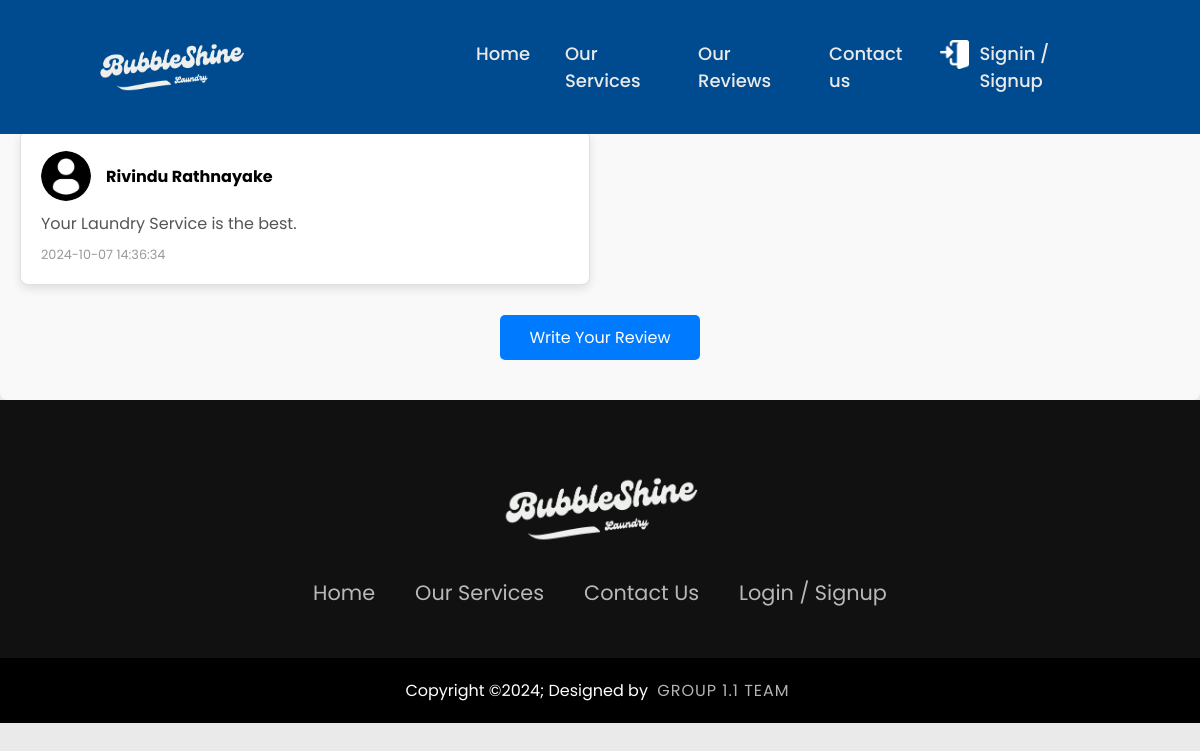
Page /reviews/reviews.php on the committed database.
### tables this page shows
CREATE TABLE IF NOT EXISTS `reviews` (
  `review_id` int NOT NULL AUTO_INCREMENT,
  `user_id` int NOT NULL,
  `user_name` varchar(255) NOT NULL,
  `review` text NOT NULL,
  `review_date` timestamp NOT NULL DEFAULT CURRENT_TIMESTAMP,
  PRIMARY KEY (`review_id`),
  KEY `user_id` (`user_id`)
);

### reviews/reviews.php (the view, shortened to what this page needs)
<?php
    include '../global-assets/db.php';
    $sql = "SELECT review_id, user_name, review, review_date FROM reviews ORDER BY review_date DESC";
    $result = $connection->query($sql);
    $reviews = [];
    if ($result->num_rows > 0) {
        while($row = $result->fetch_assoc()) {
            $reviews[] = $row;
        }
    }
?>
<html lang="en">
<head>
    <link rel="stylesheet" href="styles/body.css"/>
    <link rel="stylesheet" href="https://cdnjs.cloudflare.com/ajax/libs/sweetalert/1.1.3/sweetalert.min.css">
    <link rel="stylesheet" href="../css/home-footer-header.css">
</head>
<body>
    <section id="testimonials">
        <div class="testimonial-heading">
            <h1>What Our Clients Say</h1>
        </div>
        <div class="testimonial-box-container" id="review-container">
        <?php
        if (!empty($reviews)) {
            foreach ($reviews as $review) {
        ?>
                <div class="testimonial-box">
                    <div class="box-top">
                        <div class="profile">
                            <div class="profile-img">
                                <img src="images/profile-user.png" alt="Profile Image"/>
                            </div>
                            <div class="name-user">
                                <strong><?php echo htmlspecialchars($review['user_name']); ?></strong>
                            </div>
                        </div>
                    </div>
                    <div class="client-comment">
                        <p><?php echo htmlspecialchars($review['review']); ?></p>
                    </div>
                    <div class="review-date"><?php echo htmlspecialchars($review['review_date']); ?></div>
                </div>
        <?php
            }
        } else {
            echo "<p>No reviews available.</p>";
        }
        ?>
        </div>
        <button id="writeReviewBtn">Write Your Review</button>
    </section>
</body>
</html>

### reviews/styles/body.css (style rules this page uses)
#writeReviewBtn { background-color: #007BFF; color: white; border: none; padding: 10px 20px; font-size: 1rem; cursor: pointer; margin: 20px 0; transition: background-color 0.3s ease; }
.review-date { font-size: 0.8rem; color: #979797; margin-top: 10px; }
#testimonials { padding: 40px 20px; background-color: #f9f9f9; border-radius: 8px; }
.testimonial-heading { text-align: center; margin-bottom: 30px; }
.testimonial-heading h1 { font-size: 2.5rem; margin: 0; color: #333; }
.testimonial-box-container { display: grid; grid-template-columns: repeat(2, 1fr); gap: 20px; margin-bottom: 30px; }
.testimonial-box { background-color: white; border: 1px solid #e0e0e0; border-radius: 8px; padding: 20px; box-shadow: 0 4px 10px rgba(0, 0, 0, 0.1); transition: transform 0.3s ease, box-shadow 0.3s ease; }
.profile { display: flex; align-items: center; }
.profile-img { width: 50px; height: 50px; border-radius: 50%; overflow: hidden; margin-right: 15px; }
.profile-img img { width: 100%; height: auto; }
.client-comment { font-size: 1rem; color: #555; margin: 10px 0; }
.review-date { font-size: 0.8rem; color: #999; margin-top: 10px; }
#writeReviewBtn { display: block; width: 200px; margin: 0 auto; background-color: #007BFF; color: white; border: none; padding: 10px; font-size: 1rem; border-radius: 5px; cursor: pointer; transition: background-color 0.3s ease; }

### css/home-footer-header.css (style rules this page uses)
* { margin: 0; padding: 0; box-sizing: border-box; font-family: 'Poppins', sans-serif; }
body { background: #eaeaea }
.header { position: fixed; top: 0; left: 0; width: 100%; padding: 30px 8%; background: #004B90; display: flex; justify-content: space-between; align-items: center; z-index:100; }
.header img { width: 150px; height: auto; float: left; margin-right: 20px; }
.navbar { display:flex; flex: 1; justify-content: center; gap: 15px; margin-left: 200px; }
.navbar a { font-size: 18px; color: #eaeaea; text-decoration: none; font-weight: 500; margin: 10px; transition: .3s; }
#login { margin-left: auto; }
#login-image { width: 29px !important; height: auto; margin-right: 10px; vertical-align: middle; filter: invert(100%) sepia(100%) saturate(0%) hue-rotate(200deg); }
footer { background-color: #111; }
.footerContainer { width: 100%; padding: 70px 30px 20px ; }
.footerContainer img { width:200px; height:auto; }
.footerNav { margin: 30px 0; }
.footerNav ul { display: flex; justify-content: center; list-style-type: none; }
.footerNav ul li a { color:white; margin: 20px; text-decoration: none; font-size: 1.3em; opacity: 0.7; transition: 0.5s; }
.footerBottom { background-color: #000; padding: 20px; text-align: center; }
.footerBottom p { color: white; }
.designer { opacity: 0.7; text-transform: uppercase; letter-spacing: 1px; font-weight: 400; margin: 0px 5px; }

### rows in the picture
reviews: user_name "Rivindu Rathnayake", review "Your Laundry Service is the best.", review_date "2024-10-07 14:36:34"
